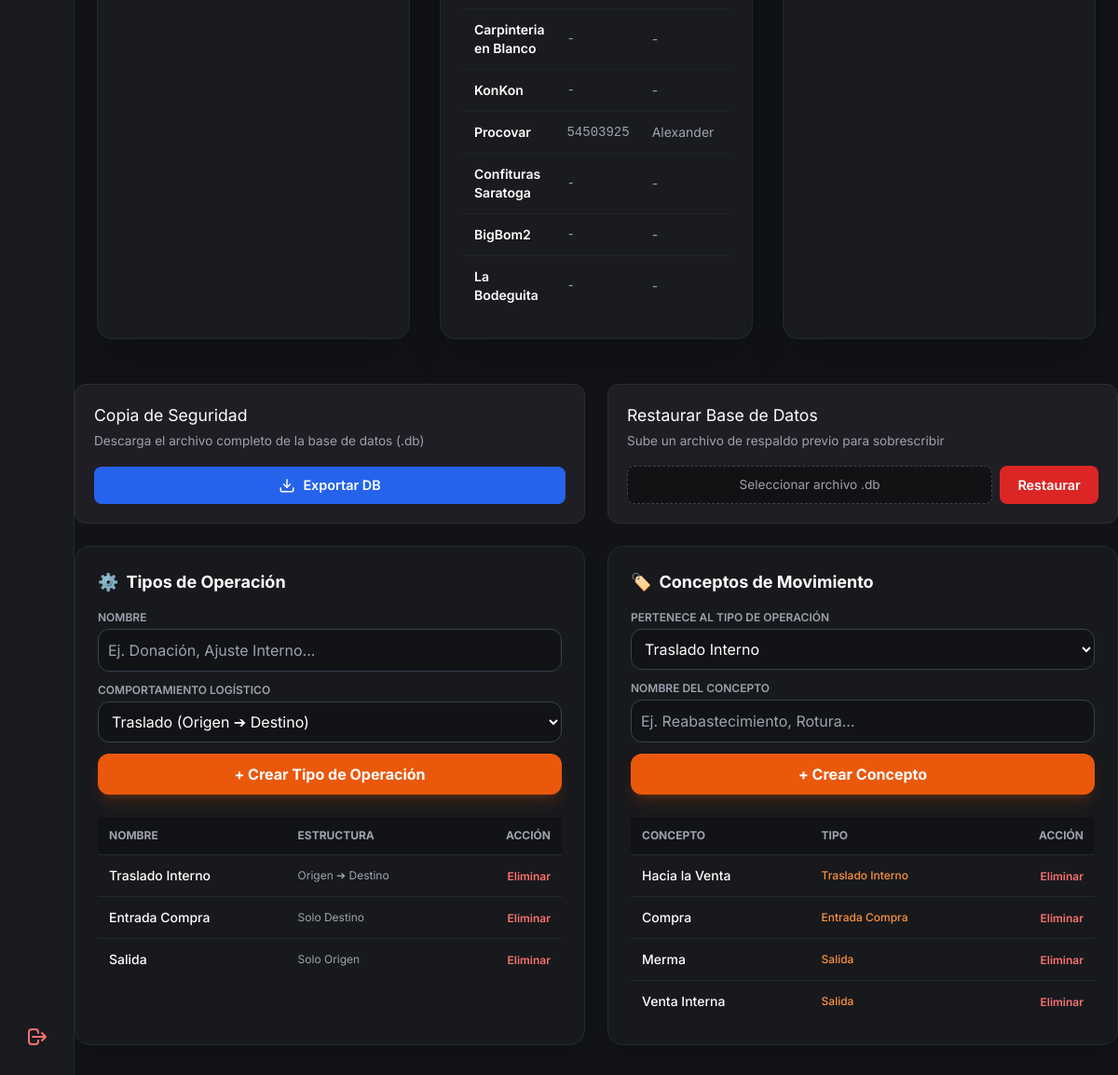
Before: /admin/gestion-entidades (signed in, lower part) with the older database file.
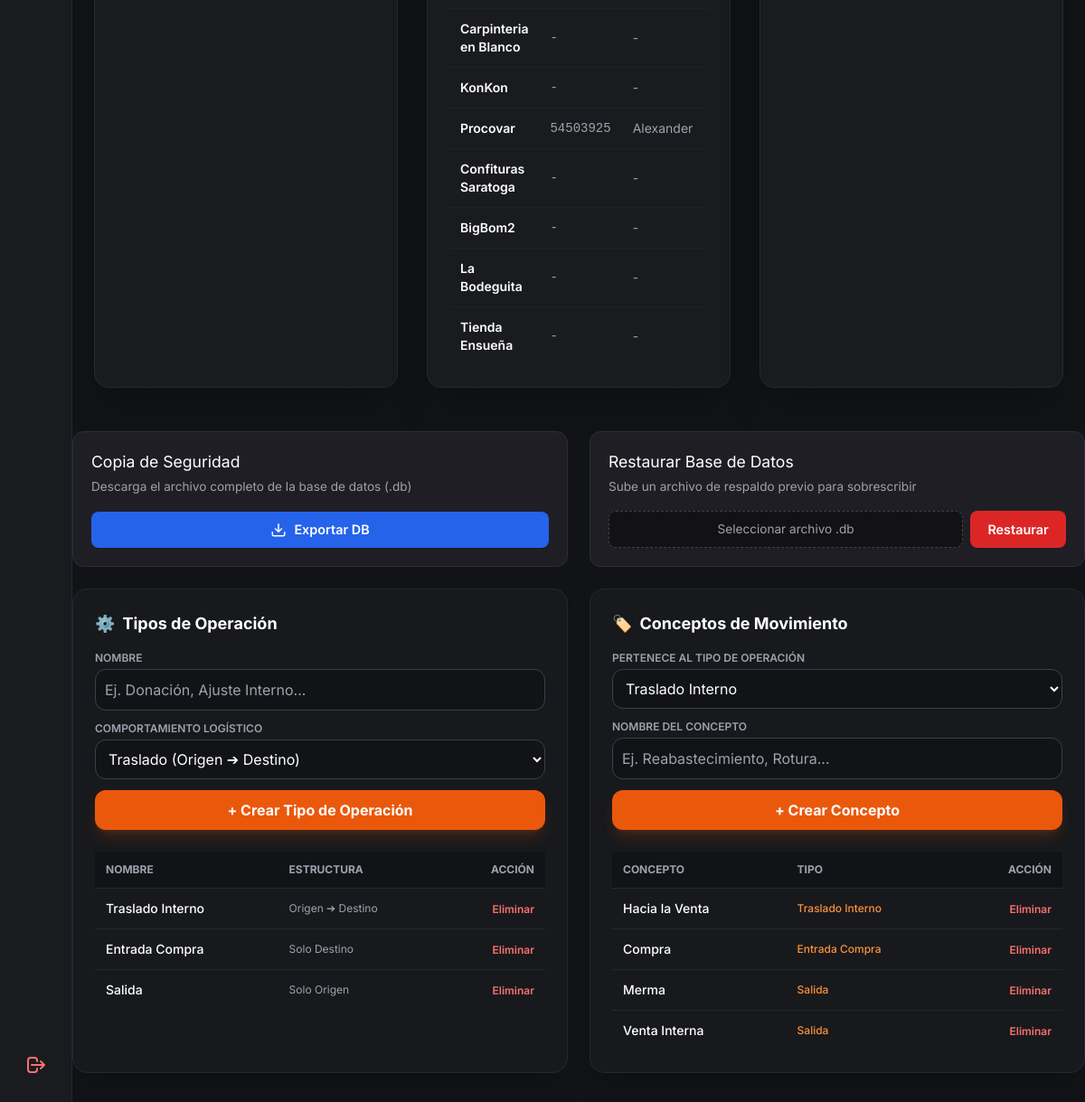
After: the same page with the newer database file.
### app.py (models this page shows)
class Proveedor(db.Model):
    __tablename__ = 'proveedores'
    id = db.Column(db.Integer, primary_key=True)
    nombre = db.Column(db.String(100), nullable=False, unique=True)
    telefono = db.Column(db.String(30), nullable=True)
    contacto = db.Column(db.String(100), nullable=True)

class TipoOperacion(db.Model):
    __tablename__ = 'tipos_operacion'
    id = db.Column(db.Integer, primary_key=True)
    nombre = db.Column(db.String(50), nullable=False) # Ej: "Traslado Interno", "Entrada de Inventario", "Salida / Ajuste"
    codigo = db.Column(db.String(20), unique=True, nullable=False) # 'traslado', 'entrada', 'salida'
    requiere_origen = db.Column(db.Boolean, default=True)
    requiere_destino = db.Column(db.Boolean, default=True)
    conceptos = db.relationship('ConceptoMovimiento', backref='tipo', cascade='all, delete-orphan', lazy=True)

class ConceptoMovimiento(db.Model):
    __tablename__ = 'conceptos_movimiento'
    id = db.Column(db.Integer, primary_key=True)
    nombre = db.Column(db.String(100), nullable=False)
    tipo_id = db.Column(db.Integer, db.ForeignKey('tipos_operacion.id'), nullable=False)

### app.py (the view)
@app.route('/admin/gestion-entidades', methods=['GET'])
def vista_gestion_entidades():
    if 'user' not in session or session.get('rol') != 'admin':
        return redirect(url_for('login'))
    almacenes = Almacen.query.all()
    proveedores = Proveedor.query.all()
    tipos_operacion = TipoOperacion.query.all()
    conceptos = ConceptoMovimiento.query.all()
    propietarios = Propietario.query.all()
    return render_template(
        'admin_gestion.html',
        almacenes=almacenes,
        proveedores=proveedores,
        tipos_operacion=tipos_operacion,
        conceptos=conceptos,
        propietarios = propietarios
    )

### app.py (called while the page is built)
@app.context_processor
def inject_today():
    return {'hoy': date.today()}

### templates/admin_gestion.html (shortened to what the changed rows need)
{% extends "base.html" %}
{% block content %}
<main class="p-6 space-y-8 flex-1">
    <div class="grid grid-cols-1 lg:grid-cols-3 gap-8">
        <section class="bg-[#1a1b1e] border border-gray-800 rounded-2xl p-6 shadow-2xl flex flex-col justify-between">
            <div>
                <div class="overflow-x-auto">
                    <table class="w-full text-left border-collapse text-sm">
                        <tbody class="divide-y divide-gray-800/60">
                            {% for p in proveedores %}
                            <tr class="hover:bg-gray-800/30">
                                <td class="p-3 font-semibold text-white">{{ p.nombre }}</td>
                                <td class="p-3 text-gray-400 font-mono">{{ p.telefono if p.telefono else '-' }}</td>
                                <td class="p-3 text-gray-400">{{ p.contacto if p.contacto else '-' }}</td>
                                <td class="p-3 text-right">
                                </td>
                            </tr>
                            {% else %}
                            <tr>
                                <td colspan="4" class="p-4 text-center text-gray-500">No hay proveedores creados.</td>
                            </tr>
                            {% endfor %}
                        </tbody>
                    </table>
                </div>
            </div>
        </section>
    </div>
</main>
<div class="grid grid-cols-1 lg:grid-cols-2 gap-6 mb-8">
    <div class="bg-[#18191c] border border-gray-800 rounded-2xl p-6 shadow-xl">
        <h2 class="text-lg font-bold text-white mb-4 flex items-center gap-2">
            <span>⚙️</span> Tipos de Operación
        </h2>
        <div class="overflow-x-auto">
            <table class="w-full text-left text-sm text-gray-300">
                <thead class="text-xs uppercase bg-[#121316] text-gray-400 border-b border-gray-800">
                    <tr>
                        <th class="p-3">Nombre</th>
                        <th class="p-3">Estructura</th>
                        <th class="p-3 text-right">Acción</th>
                    </tr>
                </thead>
                <tbody class="divide-y divide-gray-800">
                    {% for t in tipos_operacion %}
                    <tr class="hover:bg-gray-800/40">
                        <td class="p-3 font-medium text-white">{{ t.nombre }}</td>
                        <td class="p-3 text-xs text-gray-400">
                            {% if t.requiere_origen and t.requiere_destino %} Origen ➔ Destino
                            {% elif t.requiere_destino %} Solo Destino
                            {% else %} Solo Origen {% endif %}
                        </td>
                        <td class="p-3 text-right">
                            <form action="/admin/tipo-operacion/eliminar/{{ t.id }}" method="POST" class="inline"
                                onsubmit="return confirm('¿Eliminar tipo de operación?');">
                                <button type="submit"
                                    class="text-red-400 hover:text-red-300 font-semibold text-xs">Eliminar</button>
                            </form>
                        </td>
                    </tr>
                    {% endfor %}
                </tbody>
            </table>
        </div>
    </div>
    <div class="bg-[#18191c] border border-gray-800 rounded-2xl p-6 shadow-xl">
        <h2 class="text-lg font-bold text-white mb-4 flex items-center gap-2">
            <span>🏷️</span> Conceptos de Movimiento
        </h2>
        <div class="overflow-x-auto">
            <table class="w-full text-left text-sm text-gray-300">
                <thead class="text-xs uppercase bg-[#121316] text-gray-400 border-b border-gray-800">
                    <tr>
                        <th class="p-3">Concepto</th>
                        <th class="p-3">Tipo</th>
                        <th class="p-3 text-right">Acción</th>
                    </tr>
                </thead>
                <tbody class="divide-y divide-gray-800">
                    {% for c in conceptos %}
                    <tr class="hover:bg-gray-800/40">
                        <td class="p-3 font-medium text-white">{{ c.nombre }}</td>
                        <td class="p-3 text-xs text-orange-400 font-medium">{{ c.tipo.nombre }}</td>
                        <td class="p-3 text-right">
                            <form action="/admin/concepto/eliminar/{{ c.id }}" method="POST" class="inline"
                                onsubmit="return confirm('¿Eliminar concepto?');">
                                <button type="submit"
                                    class="text-red-400 hover:text-red-300 font-semibold text-xs">Eliminar</button>
                            </form>
                        </td>
                    </tr>
                    {% endfor %}
                </tbody>
            </table>
        </div>
    </div>
</div>
{% endblock %}

Changed rows visible on the page:
added Proveedor: nombre "Tienda Ensueña", telefono "-", contacto "-"
